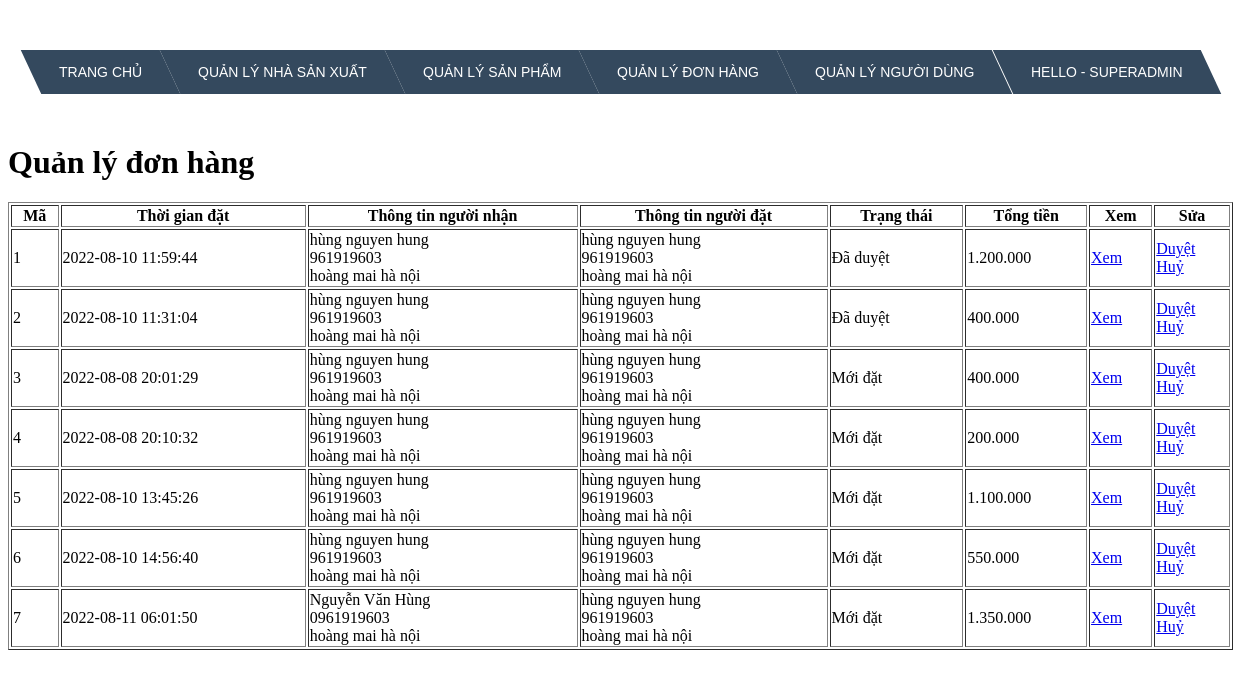
/admin/orders/index.php (signed in), run on an earlier commit of the app's database.
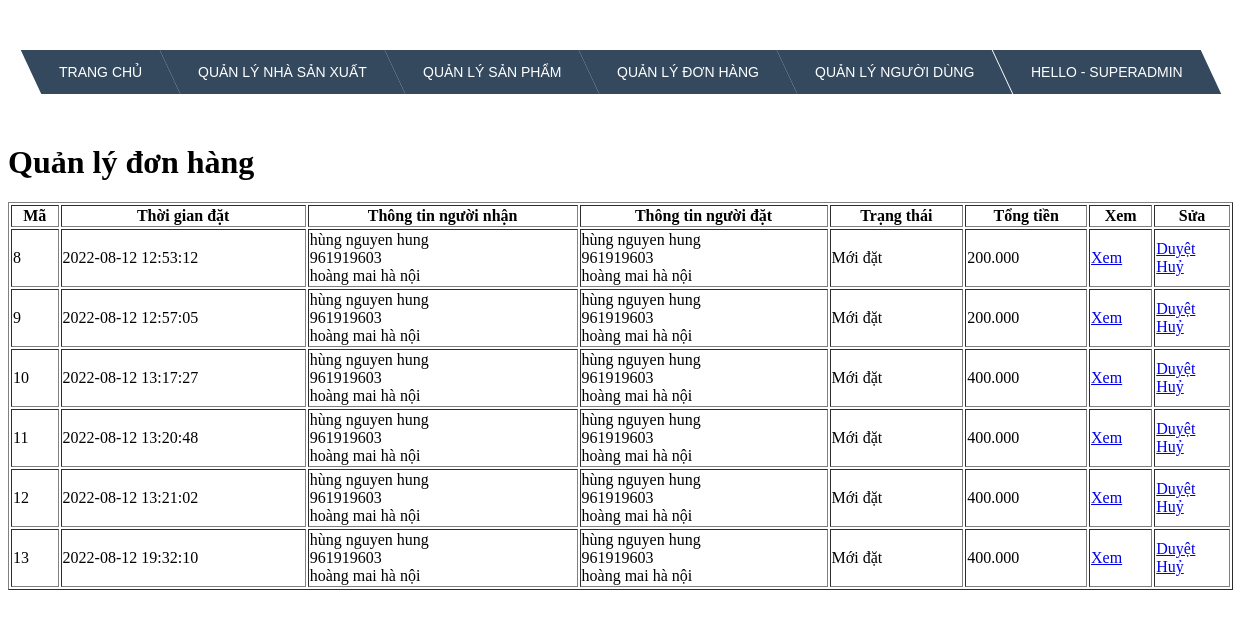
And on a later commit of the database.
### tables this page shows
CREATE TABLE `orders` (
  `id` int(11) NOT NULL,
  `customer_id` int(11) NOT NULL,
  `name_receiver` varchar(50) NOT NULL,
  `phone_receiver` varchar(20) NOT NULL,
  `address_receiver` text NOT NULL,
  `status` text NOT NULL,
  `created_at` timestamp NOT NULL DEFAULT current_timestamp() ON UPDATE current_timestamp(),
  `total_price` float NOT NULL
);

CREATE TABLE `customers` (
  `id` int(11) NOT NULL,
  `name` varchar(50) NOT NULL,
  `email` varchar(50) NOT NULL,
  `password` varchar(200) NOT NULL,
  `phone_number` varchar(15) NOT NULL,
  `address` varchar(200) NOT NULL,
  `token` varchar(50) DEFAULT NULL
);

### admin/orders/index.php (the view, shortened to what this page needs)
<!DOCTYPE html>
<html>
<head>
	<link rel="stylesheet" href="../css/menu.css">
</head>
<body>
<?php
require '../connect.php';
$sql = "select
orders.*,
customers.name,
customers.phone_number,
customers.address
from orders
join customers
on customers.id = orders.customer_id";
$result = mysqli_query($connect,$sql);
?>
<?php include'../menu.php' ?>
<h1>Quản lý đơn hàng</h1>
<table border="1" width="100%">
	<tr>
		<th>Mã</th>
		<th>Thời gian đặt</th>
		<th>Thông tin người nhận</th>
		<th>Thông tin người đặt</th>
		<th>Trạng thái</th>
		<th>Tổng tiền</th>
		<th>Xem</th>
		<th>Sửa</th>
	</tr>
	<?php foreach ($result as $each): ?>
		<tr>
			<td><?php echo $each['id'] ?></td>
			<td><?php echo $each['created_at'] ?></td>
			<td>
				<?php echo $each['name_receiver'] ?><br>
				<?php echo $each['phone_receiver'] ?><br>
				<?php echo $each['address_receiver'] ?><br>
			</td>
			<td>
				<?php echo $each['name'] ?><br>
				<?php echo $each['phone_number'] ?><br>
				<?php echo $each['address'] ?><br>
			</td>
			<td>
				<?php
					switch ($each['status']) {
						case '0':
							echo "Mới đặt";
							break;
						case '1':
							echo "Đã duyệt";
							break;
					}
				?>
			</td>
			<td><?php echo number_format($each['total_price'],0,',','.') ?></td>
			<td>
				<a href="detail.php?id=<?php echo $each['id'] ?>">
					Xem
				</a>
			</td>
			<td>
				<a href="update.php?id=<?php echo $each['id'] ?>&status=1">
					Duyệt
				</a>
				<br>
				<a href="update.php?id=<?php echo $each['id'] ?>&status=2">
					Huỷ
				</a>
			</td>
		</tr>
	<?php endforeach ?>
</table>
</body>
</html>

### admin/menu.php (shortened to what this page needs)
<ul class="menu cf">
    <li><a href="../root">Trang chủ</a></li>
    <li><a href="../manufacture">Quản lý nhà sản xuất</a></li>
    <li><a href="../products">Quản lý sản phẩm </a></li>
    <li><a href="../orders">Quản lý đơn hàng </a></li>
    <li><a href="../customers">Quản lý người dùng </a></li>
    <li><a>Hello - <?php echo $_SESSION['name'] ?></a>
    </li>
</ul>

### admin/css/menu.css (style rules this page uses)
.cf:before, .cf:after { content: " "; display: table; }
.cf:after { clear: both; }
.cf { *zoom: 1; }
.menu, .submenu { margin: 0; padding: 0; list-style: none; }
.menu { margin: 50px auto; width: 800px; width: -moz-fit-content; width: -webkit-fit-content; width: fit-content; }
.menu > li { background: #34495e; float: left; position: relative; transform: skewX(25deg); }
.menu a { display: block; color: #fff; text-transform: uppercase; text-decoration: none; font-family: Arial, Helvetica; font-size: 14px; }
.menu > li > a { transform: skewX(-25deg); padding: 1em 2em; }

What changed in the data, as far as the page shows it:
removed orders: id "1", created_at "2022-08-10 11:59:44", name_receiver "hùng nguyen hung", phone_receiver "961919603", address_receiver "hoàng mai hà nội", customer.name "hùng nguyen hung", customer.phone_number "961919603", customer.address "hoàng mai hà nội", status "Đã duyệt", total_price "1.200.000"
removed orders: id "2", created_at "2022-08-10 11:31:04", name_receiver "hùng nguyen hung", phone_receiver "961919603", address_receiver "hoàng mai hà nội", customer.name "hùng nguyen hung", customer.phone_number "961919603", customer.address "hoàng mai hà nội", status "Đã duyệt", total_price "400.000"
removed orders: id "3", created_at "2022-08-08 20:01:29", name_receiver "hùng nguyen hung", phone_receiver "961919603", address_receiver "hoàng mai hà nội", customer.name "hùng nguyen hung", customer.phone_number "961919603", customer.address "hoàng mai hà nội", status "Mới đặt", total_price "400.000"
removed orders: id "4", created_at "2022-08-08 20:10:32", name_receiver "hùng nguyen hung", phone_receiver "961919603", address_receiver "hoàng mai hà nội", customer.name "hùng nguyen hung", customer.phone_number "961919603", customer.address "hoàng mai hà nội", status "Mới đặt", total_price "200.000"
removed orders: id "5", created_at "2022-08-10 13:45:26", name_receiver "hùng nguyen hung", phone_receiver "961919603", address_receiver "hoàng mai hà nội", customer.name "hùng nguyen hung", customer.phone_number "961919603", customer.address "hoàng mai hà nội", status "Mới đặt", total_price "1.100.000"
removed orders: id "6", created_at "2022-08-10 14:56:40", name_receiver "hùng nguyen hung", phone_receiver "961919603", address_receiver "hoàng mai hà nội", customer.name "hùng nguyen hung", customer.phone_number "961919603", customer.address "hoàng mai hà nội", status "Mới đặt", total_price "550.000"
removed orders: id "7", created_at "2022-08-11 06:01:50", name_receiver "Nguyễn Văn Hùng", phone_receiver "0961919603", address_receiver "hoàng mai hà nội", customer.name "hùng nguyen hung", customer.phone_number "961919603", customer.address "hoàng mai hà nội", status "Mới đặt", total_price "1.350.000"
added orders: id "8", created_at "2022-08-12 12:53:12", name_receiver "hùng nguyen hung", phone_receiver "961919603", address_receiver "hoàng mai hà nội", customer.name "hùng nguyen hung", customer.phone_number "961919603", customer.address "hoàng mai hà nội", status "Mới đặt", total_price "200.000"
added orders: id "9", created_at "2022-08-12 12:57:05", name_receiver "hùng nguyen hung", phone_receiver "961919603", address_receiver "hoàng mai hà nội", customer.name "hùng nguyen hung", customer.phone_number "961919603", customer.address "hoàng mai hà nội", status "Mới đặt", total_price "200.000"
added orders: id "10", created_at "2022-08-12 13:17:27", name_receiver "hùng nguyen hung", phone_receiver "961919603", address_receiver "hoàng mai hà nội", customer.name "hùng nguyen hung", customer.phone_number "961919603", customer.address "hoàng mai hà nội", status "Mới đặt", total_price "400.000"
added orders: id "11", created_at "2022-08-12 13:20:48", name_receiver "hùng nguyen hung", phone_receiver "961919603", address_receiver "hoàng mai hà nội", customer.name "hùng nguyen hung", customer.phone_number "961919603", customer.address "hoàng mai hà nội", status "Mới đặt", total_price "400.000"
added orders: id "12", created_at "2022-08-12 13:21:02", name_receiver "hùng nguyen hung", phone_receiver "961919603", address_receiver "hoàng mai hà nội", customer.name "hùng nguyen hung", customer.phone_number "961919603", customer.address "hoàng mai hà nội", status "Mới đặt", total_price "400.000"
added orders: id "13", created_at "2022-08-12 19:32:10", name_receiver "hùng nguyen hung", phone_receiver "961919603", address_receiver "hoàng mai hà nội", customer.name "hùng nguyen hung", customer.phone_number "961919603", customer.address "hoàng mai hà nội", status "Mới đặt", total_price "400.000"
